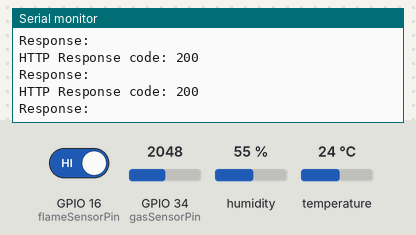
This program was run on a simulated ESP32. Parts: the last lines printed to the serial monitor. Inputs (shaded band) come from the test bench; at power-on: GPIO 16 (flameSensorPin) HIGH, humidity 55 %, GPIO 34 (gasSensorPin) = 2048, temperature 24 °C. WiFi joins after 1.5 s; servers stay silent unless stated; uploads are accepted with an empty reply.

Above: at 3.4 s.
3.5 s: GPIO 16 (flameSensorPin) driven LOW
At 4.57 s:
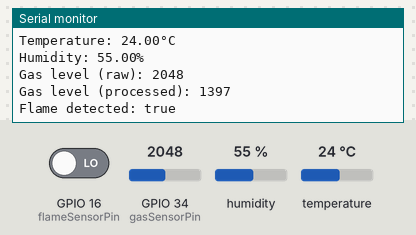
7.9 s: humidity set to 22 %
At 8.36 s:
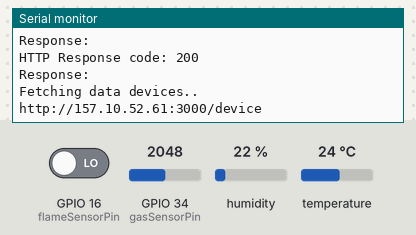
10.6 s: GPIO 34 (gasSensorPin) set to 1960
At 10.77 s:
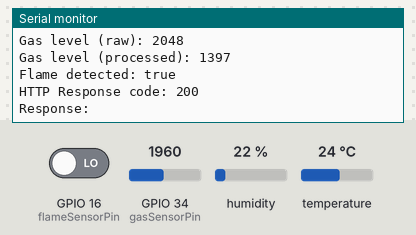
13.3 s: temperature set to 12 °C
At 14.57 s:
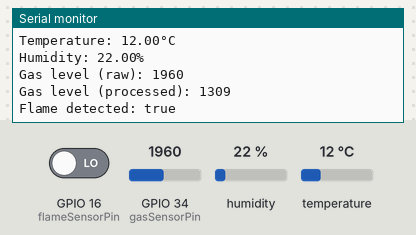
16.0 s: GPIO 34 (gasSensorPin) set to 2040
At 16.57 s:
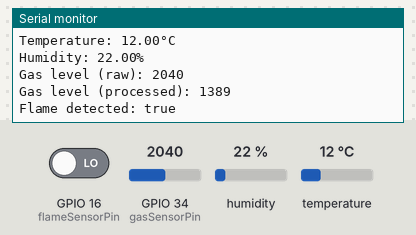
18.7 s: humidity set to 40 %
At 20.0 s:
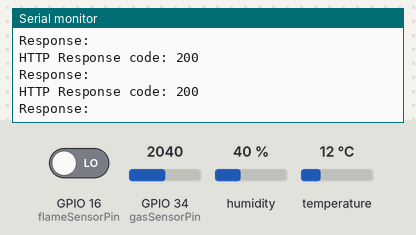
Timing chart, 0 to 21.7 s (numbered marks = the images above; inputs shaded):
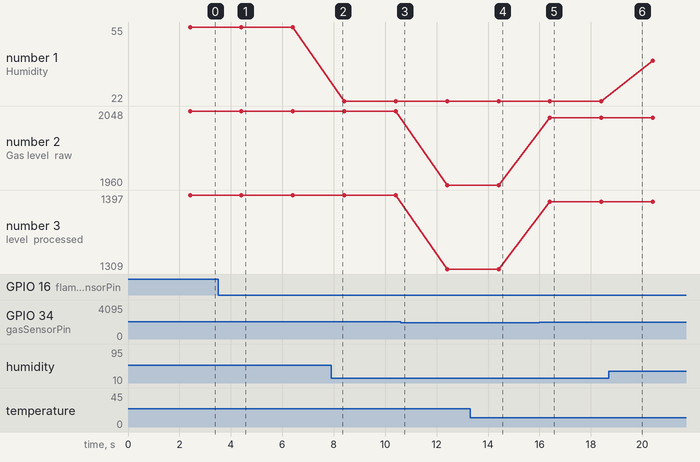

Measured:
- after the input at 3.5 s, the serial monitor: prints a new line after 0.91 s (image 1)
- after the input at 13.3 s, the serial monitor: prints a new line after 1.1 s (image 4)
- after the input at 16.0 s, the serial monitor: prints a new line after 0.41 s (image 5)
- plotted number 1: 55 → 22 after the input at 7.9 s, 22 → 40 after the input at 18.7 s
- plotted number 2: 2048 → 1960 after the input at 10.6 s, 1960 → 2040 after the input at 16.0 s
- plotted number 3: 1397 → 1309 after the input at 10.6 s, 1309 → 1389 after the input at 16.0 s

The program:

main.cpp
```cpp
#include <Arduino.h>
#include <WiFi.h>
#include <WiFiClient.h>
#include <ESPmDNS.h>
#include <HTTPClient.h>
#include <ArduinoJson.h>
#include "Device.h"
#include "Room.h"
#include "Unit.h"
#include "Vector.h"
#include "Relay.h"
#include <Adafruit_Sensor.h>
#include <DHT.h>
#include <DHT_U.h>

#define DHTPIN 4
#define DHTTYPE DHT11
const int gasSensorPin = 34;
const int flameSensorPin = 16;
DHT_Unified dht(DHTPIN, DHTTYPE);
sensors_event_t event;

JsonDocument doc;
const char *ssidAP = "P424-2";
const char *passwordAP = "0947900523";
const char *BASE_URL = "http://157.10.52.61:3000";
const char *serverName = "http://157.10.52.61:3000/device/";
HTTPClient http;

void ensureWifiConnected();
void connectToWifi();
void fetchDataDevices();
void updateDevice(Device *device);
void initDevice(Vector<Device *> devicesData);
void sendPatchRequest(int id, float value);
void sendStatus(int id, bool status);
struct SensorData
{
  float temperature;
  float humidity;
  int gasLevel;
  bool flameDetected;
};
SensorData senSorData();
int processGasValue(int rawValue);
void setup()
{
  Serial.begin(115200);
  connectToWifi();
  fetchDataDevices();
  dht.begin();
  pinMode(gasSensorPin, INPUT);
  pinMode(flameSensorPin, INPUT);
}

void connectToWifi()
{
  WiFi.mode(WIFI_STA);
  WiFi.begin(ssidAP, passwordAP);
  Serial.println("Connecting to WiFi..");
  while (WiFi.status() != WL_CONNECTED)
  {
    delay(1000);
    Serial.print(".");
  }
  Serial.println("Connected to the WiFi network");
}

void ensureWifiConnected()
{
  if (WiFi.status() != WL_CONNECTED)
  {
    Serial.println("WiFi disconnected, trying to reconnect...");
    connectToWifi();
  }
}

void loop()
{
  static unsigned long lastFetchTime = 0;
  unsigned long currentTime = millis();

  ensureWifiConnected();

  // Fetch data every 3 seconds
  if (currentTime - lastFetchTime >= 2000)
  {
    fetchDataDevices();
    lastFetchTime = currentTime;
    int idTemp = 11;
    int idHum = 21;
    int idGas = 12;
    int idFlame = 25;

    SensorData data = senSorData();
    sendPatchRequest(idTemp, data.temperature);
    sendPatchRequest(idHum, data.humidity);
    sendPatchRequest(idGas, data.gasLevel);
     sendStatus(idGas, data.gasLevel > 400);
    sendStatus(idFlame, data.flameDetected);
  }
}

void fetchDataDevices()
{
  http.begin(String(BASE_URL) + "/device");
  http.addHeader("Content-Type", "application/json");
  http.addHeader("Accept", "*/*");
  Serial.println("Fetching data devices..");
  Serial.println(String(BASE_URL) + "/device");
  int httpCode = http.GET();
  Serial.println(httpCode);
  http.setTimeout(1000);
  if (httpCode == 200)
  {
    String payload = http.getString();
    deserializeJson(doc, payload);
    for (int i = 0; i < doc.size(); i++)
    {
      JsonObject device = doc[i];
      int id = device["id"];
      String name = device["name"];
      int value = device["value"];
      bool status = device["status"];
      String image = device["image"];
      int pinModec = device["pinMode"];
      bool isSensor = device["isSensor"];
      if (!isSensor)
      {
        pinMode(pinModec, OUTPUT);
        if (status)
        {
          digitalWrite(pinModec, LOW);
        }
        else
        {
          digitalWrite(pinModec, HIGH);
        }
      }
      String description = device["description"];
      JsonObject unit = device["unit"];
      int unitId = unit["id"];
      String unitName = unit["name"];
      String unitAbbreviation = unit["abbreviation"];
      Unit *unitObj = new Unit(unitId, unitName, unitAbbreviation);
      JsonObject room = device["room"];
      int roomId = room["id"];
      String roomName = room["name"];
      String roomDescription = room["description"];
      Room *roomObj = new Room(roomId, roomName, roomDescription);
      String pinModeData = String(pinModec);
      Device *deviceObj = new Device(id, name, description, status, pinModeData, value, image, roomObj, unitObj, isSensor, unitId, roomId);
    }
  }
  else
  {
    Serial.println("Failed to fetch data from server");
  }
  http.end();
}

void updateDevice(Device *device)
{
  Serial.println("Updating device..");
}

SensorData senSorData()
{
  SensorData data;
  sensors_event_t event;

  dht.temperature().getEvent(&event);
  if (isnan(event.temperature))
  {
    Serial.println("Error reading temperature!");
    data.temperature = NAN;
  }
  else
  {
    data.temperature = event.temperature;
    Serial.print("Temperature: ");
    Serial.print(data.temperature);
    Serial.println("°C");
  }

  dht.humidity().getEvent(&event);
  if (isnan(event.relative_humidity))
  {
    Serial.println("Error reading humidity!");
    data.humidity = NAN;
  }
  else
  {
    data.humidity = event.relative_humidity;
    Serial.print("Humidity: ");
    Serial.print(data.humidity);
    Serial.println("%");
  }
  int rawGasLevel = analogRead(gasSensorPin);
    data.gasLevel = processGasValue(rawGasLevel);
    Serial.print("Gas level (raw): ");
    Serial.println(rawGasLevel);
    Serial.print("Gas level (processed): ");
    Serial.println(data.gasLevel);

  data.flameDetected = digitalRead(flameSensorPin) == LOW;
  Serial.print("Flame detected: ");
  Serial.println(data.flameDetected ? "true" : "false");

  return data;
}

int processGasValue(int rawValue) {
    const int BASELINE = 651;
    int processedValue = rawValue - BASELINE;
    return processedValue > 0 ? processedValue : 0;
}

void sendPatchRequest(int id, float value)
{
  if (WiFi.status() == WL_CONNECTED)
  {
    HTTPClient http;

    String serverPath = String(serverName) + String(id);
    http.begin(serverPath.c_str());
    http.setTimeout(2000);
    http.addHeader("Content-Type", "application/json");

    String jsonPayload = "{\"value\": " + String(value) + "}";

    int httpResponseCode = http.PATCH(jsonPayload);

    if (httpResponseCode > 0)
    {
      String response = http.getString();
      Serial.println("HTTP Response code: " + String(httpResponseCode));
      Serial.println("Response: " + response);
    }
    else
    {
      Serial.println("Error on sending PATCH request: " + String(httpResponseCode));
    }

    http.end();
  }
  else
  {
    Serial.println("WiFi Disconnected");
  }
}

void sendStatus(int id, bool status)
{
  if (WiFi.status() == WL_CONNECTED)
  {
    HTTPClient http;

    String serverPath = String(serverName) + String(id);
    http.begin(serverPath.c_str());
    http.addHeader("Content-Type", "application/json");
    String statusString = status ? "true" : "false";
    String jsonPayload = "{\"status\":" + statusString + "}";

    int httpResponseCode = http.PATCH(jsonPayload);

    if (httpResponseCode > 0)
    {
      String response = http.getString();
      Serial.println("HTTP Response code: " + String(httpResponseCode));
      Serial.println("Response: " + response);
    }
    else
    {
      Serial.println("Error on sending PATCH request: " + String(httpResponseCode));
    }
    http.end();
  }
  else
  {
    Serial.println("WiFi Disconnected");
  }
}
```
